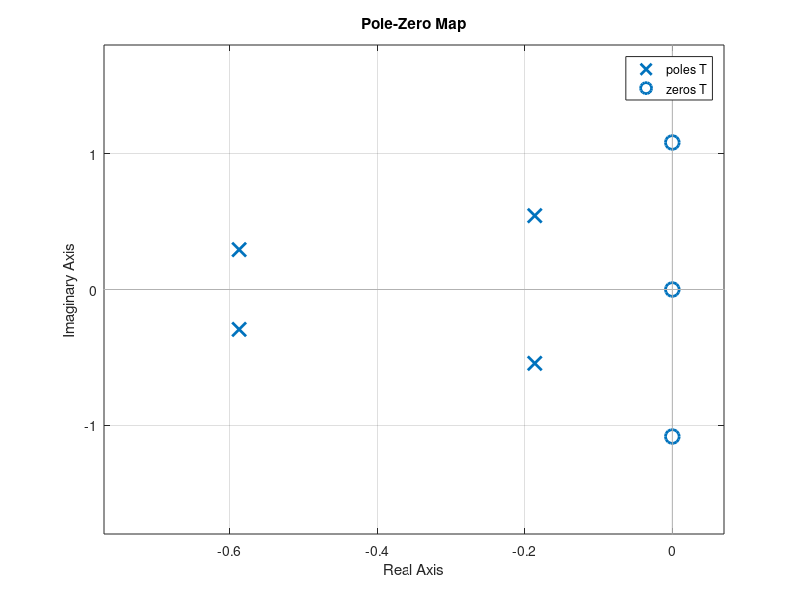
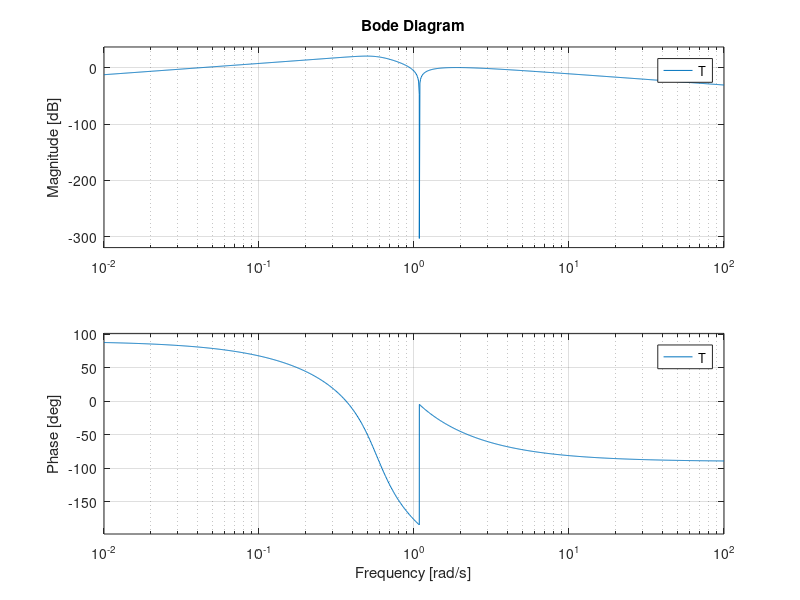

MATLAB code for these plots, in order:
clc;close all;clear all;
%Given specifications:
%s=tf('s')
a_max=0.05;
a_min=35;
wp=1000;
ws=2500;
wns=ws/wp;
e=1/sqrt(power(10,(0.1*a_min))-1);
n=acosh(((10^(0.1*a_min)-1)/(10^(0.1*a_max-1)))^(0.5))/(acosh(abs(wns)));
n = ceil(n)
a=(1/n)*asinh(1/e);
Den = 1;
Num = 1;
for k=1:n
    sigma=-(sinh(a)*sin(((2*k-1)/(2*n))*pi))
    omega=cosh(a)*cos(((2*k-1)/(2*n))*pi)
    s1(k)=sigma + j*(omega)
    si(k)=1/s1(k) 
    Den = conv(Den, [1, -si(k)]);
end
for k=1:2:n
     zik(k)=sec((k*pi)/(2*n))
      
end
for k=1:n
 if mod(k,2)==0
     zik(k)=-(zik(k-1))
       else
         zik(k)=zik(k)
 end
end
zk=j*zik
 for k=1:(n-1)
Num = conv(Num, [1 -zk(k)]);
end
K=Num(end)/Den(end)
T = tf(real(Num), real(Den));
T=k*T
figure
pzmap(T)

figure
bode(T)
